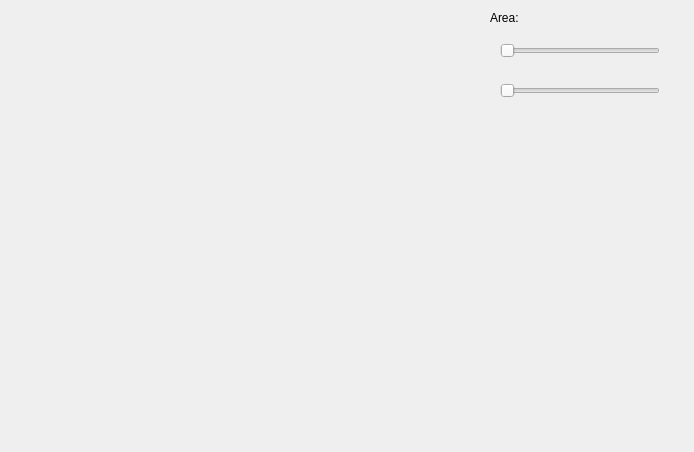
<?xml version="1.0" encoding="UTF-8"?>
<ui version="4.0">
 <class>ContoursDisplayer</class>
 <widget class="QWidget" name="ContoursDisplayer">
  <property name="geometry">
   <rect>
    <x>0</x>
    <y>0</y>
    <width>694</width>
    <height>452</height>
   </rect>
  </property>
  <property name="windowTitle">
   <string>Contours</string>
  </property>
  <widget class="QLabel" name="lblImg">
   <property name="geometry">
    <rect>
     <x>10</x>
     <y>10</y>
     <width>411</width>
     <height>431</height>
    </rect>
   </property>
   <property name="text">
    <string/>
   </property>
  </widget>
  <widget class="QSlider" name="horizontalSlider">
   <property name="geometry">
    <rect>
     <x>500</x>
     <y>40</y>
     <width>160</width>
     <height>22</height>
    </rect>
   </property>
   <property name="orientation">
    <enum>Qt::Horizontal</enum>
   </property>
  </widget>
  <widget class="QSlider" name="horizontalSlider_2">
   <property name="geometry">
    <rect>
     <x>500</x>
     <y>80</y>
     <width>160</width>
     <height>22</height>
    </rect>
   </property>
   <property name="orientation">
    <enum>Qt::Horizontal</enum>
   </property>
  </widget>
  <widget class="QLabel" name="label">
   <property name="geometry">
    <rect>
     <x>490</x>
     <y>10</y>
     <width>72</width>
     <height>15</height>
    </rect>
   </property>
   <property name="text">
    <string>Area:</string>
   </property>
  </widget>
 </widget>
 <resources/>
 <connections/>
</ui>
